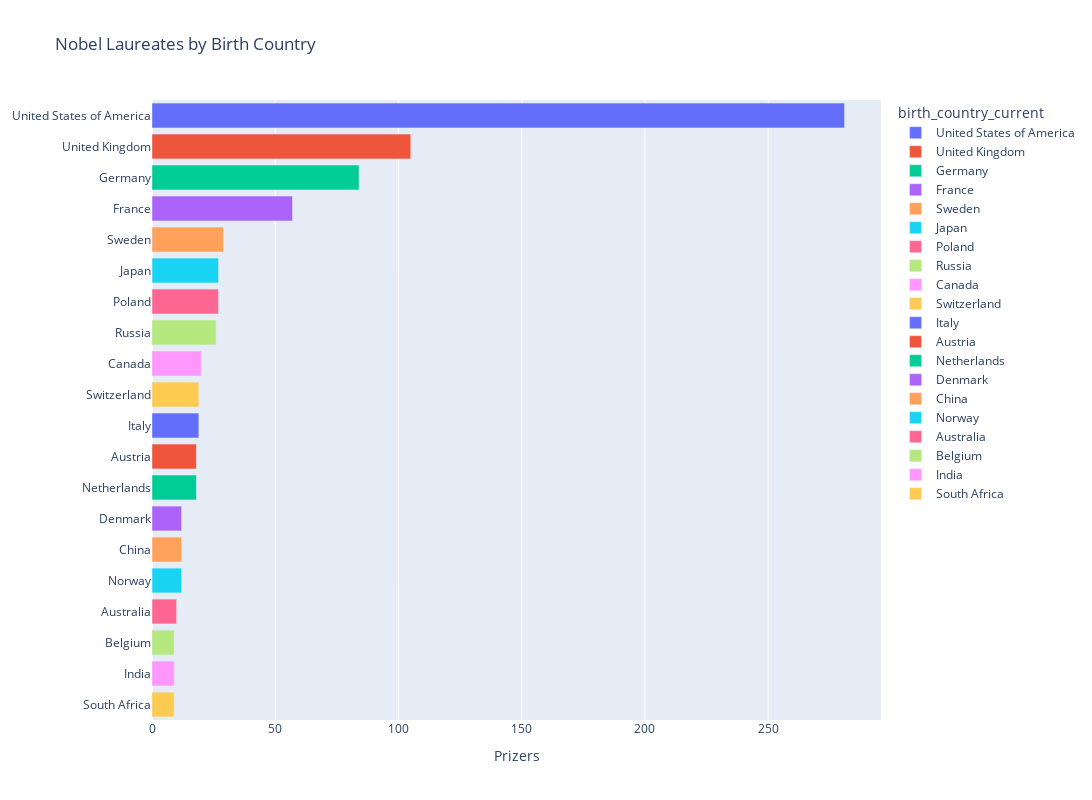

Notebook code for this chart:
### Code cell
countries_bar = px.bar(top_prizes_countries,
                        color_continuous_scale='agsunset',
                        color=top_prizes_countries.index,
                        orientation='h',
                        title='Nobel Laureates by Birth Country')
countries_bar.update_layout(
            xaxis_title = 'Prizers',
            yaxis_title=None,

            width=1200,
            height=800
)
countries_bar.show()

### Figure 1 — Plotly figure (JSON) as saved in the notebook; plotly's stock layout.template omitted (floating-point values rounded to 4 significant figures)
{"data": [{"alignmentgroup": "True", "hovertemplate": "birth_country_current=%{y}<br>value=%{x}<extra></extra>", "legendgroup": "United States of America", "marker": {"color": "#636efa", "pattern": {"shape": ""}}, "name": "United States of America", "offsetgroup": "United States of America", "orientation": "h", "showlegend": true, "textposition": "auto", "type": "bar", "x": [281], "xaxis": "x", "y": ["United States of America"], "yaxis": "y"}, {"alignmentgroup": "True", "hovertemplate": "birth_country_current=%{y}<br>value=%{x}<extra></extra>", "legendgroup": "United Kingdom", "marker": {"color": "#EF553B", "pattern": {"shape": ""}}, "name": "United Kingdom", "offsetgroup": "United Kingdom", "orientation": "h", "showlegend": true, "textposition": "auto", "type": "bar", "x": [105], "xaxis": "x", "y": ["United Kingdom"], "yaxis": "y"}, {"alignmentgroup": "True", "hovertemplate": "birth_country_current=%{y}<br>value=%{x}<extra></extra>", "legendgroup": "Germany", "marker": {"color": "#00cc96", "pattern": {"shape": ""}}, "name": "Germany", "offsetgroup": "Germany", "orientation": "h", "showlegend": true, "textposition": "auto", "type": "bar", "x": [84], "xaxis": "x", "y": ["Germany"], "yaxis": "y"}, {"alignmentgroup": "True", "hovertemplate": "birth_country_current=%{y}<br>value=%{x}<extra></extra>", "legendgroup": "France", "marker": {"color": "#ab63fa", "pattern": {"shape": ""}}, "name": "France", "offsetgroup": "France", "orientation": "h", "showlegend": true, "textposition": "auto", "type": "bar", "x": [57], "xaxis": "x", "y": ["France"], "yaxis": "y"}, {"alignmentgroup": "True", "hovertemplate": "birth_country_current=%{y}<br>value=%{x}<extra></extra>", "legendgroup": "Sweden", "marker": {"color": "#FFA15A", "pattern": {"shape": ""}}, "name": "Sweden", "offsetgroup": "Sweden", "orientation": "h", "showlegend": true, "textposition": "auto", "type": "bar", "x": [29], "xaxis": "x", "y": ["Sweden"], "yaxis": "y"}, {"alignmentgroup": "True", "hovertemplate": "birth_country_current=%{y}<br>value=%{x}<extra></extra>", "legendgroup": "Japan", "marker": {"color": "#19d3f3", "pattern": {"shape": ""}}, "name": "Japan", "offsetgroup": "Japan", "orientation": "h", "showlegend": true, "textposition": "auto", "type": "bar", "x": [27], "xaxis": "x", "y": ["Japan"], "yaxis": "y"}, {"alignmentgroup": "True", "hovertemplate": "birth_country_current=%{y}<br>value=%{x}<extra></extra>", "legendgroup": "Poland", "marker": {"color": "#FF6692", "pattern": {"shape": ""}}, "name": "Poland", "offsetgroup": "Poland", "orientation": "h", "showlegend": true, "textposition": "auto", "type": "bar", "x": [27], "xaxis": "x", "y": ["Poland"], "yaxis": "y"}, {"alignmentgroup": "True", "hovertemplate": "birth_country_current=%{y}<br>value=%{x}<extra></extra>", "legendgroup": "Russia", "marker": {"color": "#B6E880", "pattern": {"shape": ""}}, "name": "Russia", "offsetgroup": "Russia", "orientation": "h", "showlegend": true, "textposition": "auto", "type": "bar", "x": [26], "xaxis": "x", "y": ["Russia"], "yaxis": "y"}, {"alignmentgroup": "True", "hovertemplate": "birth_country_current=%{y}<br>value=%{x}<extra></extra>", "legendgroup": "Canada", "marker": {"color": "#FF97FF", "pattern": {"shape": ""}}, "name": "Canada", "offsetgroup": "Canada", "orientation": "h", "showlegend": true, "textposition": "auto", "type": "bar", "x": [20], "xaxis": "x", "y": ["Canada"], "yaxis": "y"}, {"alignmentgroup": "True", "hovertemplate": "birth_country_current=%{y}<br>value=%{x}<extra></extra>", "legendgroup": "Switzerland", "marker": {"color": "#FECB52", "pattern": {"shape": ""}}, "name": "Switzerland", "offsetgroup": "Switzerland", "orientation": "h", "showlegend": true, "textposition": "auto", "type": "bar", "x": [19], "xaxis": "x", "y": ["Switzerland"], "yaxis": "y"}, {"alignmentgroup": "True", "hovertemplate": "birth_country_current=%{y}<br>value=%{x}<extra></extra>", "legendgroup": "Italy", "marker": {"color": "#636efa", "pattern": {"shape": ""}}, "name": "Italy", "offsetgroup": "Italy", "orientation": "h", "showlegend": true, "textposition": "auto", "type": "bar", "x": [19], "xaxis": "x", "y": ["Italy"], "yaxis": "y"}, {"alignmentgroup": "True", "hovertemplate": "birth_country_current=%{y}<br>value=%{x}<extra></extra>", "legendgroup": "Austria", "marker": {"color": "#EF553B", "pattern": {"shape": ""}}, "name": "Austria", "offsetgroup": "Austria", "orientation": "h", "showlegend": true, "textposition": "auto", "type": "bar", "x": [18], "xaxis": "x", "y": ["Austria"], "yaxis": "y"}, {"alignmentgroup": "True", "hovertemplate": "birth_country_current=%{y}<br>value=%{x}<extra></extra>", "legendgroup": "Netherlands", "marker": {"color": "#00cc96", "pattern": {"shape": ""}}, "name": "Netherlands", "offsetgroup": "Netherlands", "orientation": "h", "showlegend": true, "textposition": "auto", "type": "bar", "x": [18], "xaxis": "x", "y": ["Netherlands"], "yaxis": "y"}, {"alignmentgroup": "True", "hovertemplate": "birth_country_current=%{y}<br>value=%{x}<extra></extra>", "legendgroup": "Denmark", "marker": {"color": "#ab63fa", "pattern": {"shape": ""}}, "name": "Denmark", "offsetgroup": "Denmark", "orientation": "h", "showlegend": true, "textposition": "auto", "type": "bar", "x": [12], "xaxis": "x", "y": ["Denmark"], "yaxis": "y"}, {"alignmentgroup": "True", "hovertemplate": "birth_country_current=%{y}<br>value=%{x}<extra></extra>", "legendgroup": "China", "marker": {"color": "#FFA15A", "pattern": {"shape": ""}}, "name": "China", "offsetgroup": "China", "orientation": "h", "showlegend": true, "textposition": "auto", "type": "bar", "x": [12], "xaxis": "x", "y": ["China"], "yaxis": "y"}, {"alignmentgroup": "True", "hovertemplate": "birth_country_current=%{y}<br>value=%{x}<extra></extra>", "legendgroup": "Norway", "marker": {"color": "#19d3f3", "pattern": {"shape": ""}}, "name": "Norway", "offsetgroup": "Norway", "orientation": "h", "showlegend": true, "textposition": "auto", "type": "bar", "x": [12], "xaxis": "x", "y": ["Norway"], "yaxis": "y"}, {"alignmentgroup": "True", "hovertemplate": "birth_country_current=%{y}<br>value=%{x}<extra></extra>", "legendgroup": "Australia", "marker": {"color": "#FF6692", "pattern": {"shape": ""}}, "name": "Australia", "offsetgroup": "Australia", "orientation": "h", "showlegend": true, "textposition": "auto", "type": "bar", "x": [10], "xaxis": "x", "y": ["Australia"], "yaxis": "y"}, {"alignmentgroup": "True", "hovertemplate": "birth_country_current=%{y}<br>value=%{x}<extra></extra>", "legendgroup": "Belgium", "marker": {"color": "#B6E880", "pattern": {"shape": ""}}, "name": "Belgium", "offsetgroup": "Belgium", "orientation": "h", "showlegend": true, "textposition": "auto", "type": "bar", "x": [9], "xaxis": "x", "y": ["Belgium"], "yaxis": "y"}, {"alignmentgroup": "True", "hovertemplate": "birth_country_current=%{y}<br>value=%{x}<extra></extra>", "legendgroup": "India", "marker": {"color": "#FF97FF", "pattern": {"shape": ""}}, "name": "India", "offsetgroup": "India", "orientation": "h", "showlegend": true, "textposition": "auto", "type": "bar", "x": [9], "xaxis": "x", "y": ["India"], "yaxis": "y"}, {"alignmentgroup": "True", "hovertemplate": "birth_country_current=%{y}<br>value=%{x}<extra></extra>", "legendgroup": "South Africa", "marker": {"color": "#FECB52", "pattern": {"shape": ""}}, "name": "South Africa", "offsetgroup": "South Africa", "orientation": "h", "showlegend": true, "textposition": "auto", "type": "bar", "x": [9], "xaxis": "x", "y": ["South Africa"], "yaxis": "y"}], "layout": {"barmode": "relative", "height": 800, "legend": {"title": {"text": "birth_country_current"}, "tracegroupgap": 0}, "title": {"text": "Nobel Laureates by Birth Country"}, "width": 1200, "xaxis": {"anchor": "y", "domain": [0, 1], "title": {"text": "Prizers"}}, "yaxis": {"anchor": "x", "categoryarray": ["South Africa", "India", "Belgium", "Australia", "Norway", "China", "Denmark", "Netherlands", "Austria", "Italy", "Switzerland", "Canada", "Russia", "Poland", "Japan", "Sweden", "France", "Germany", "United Kingdom", "United States of America"], "categoryorder": "array", "domain": [0, 1], "title": {}}}}
